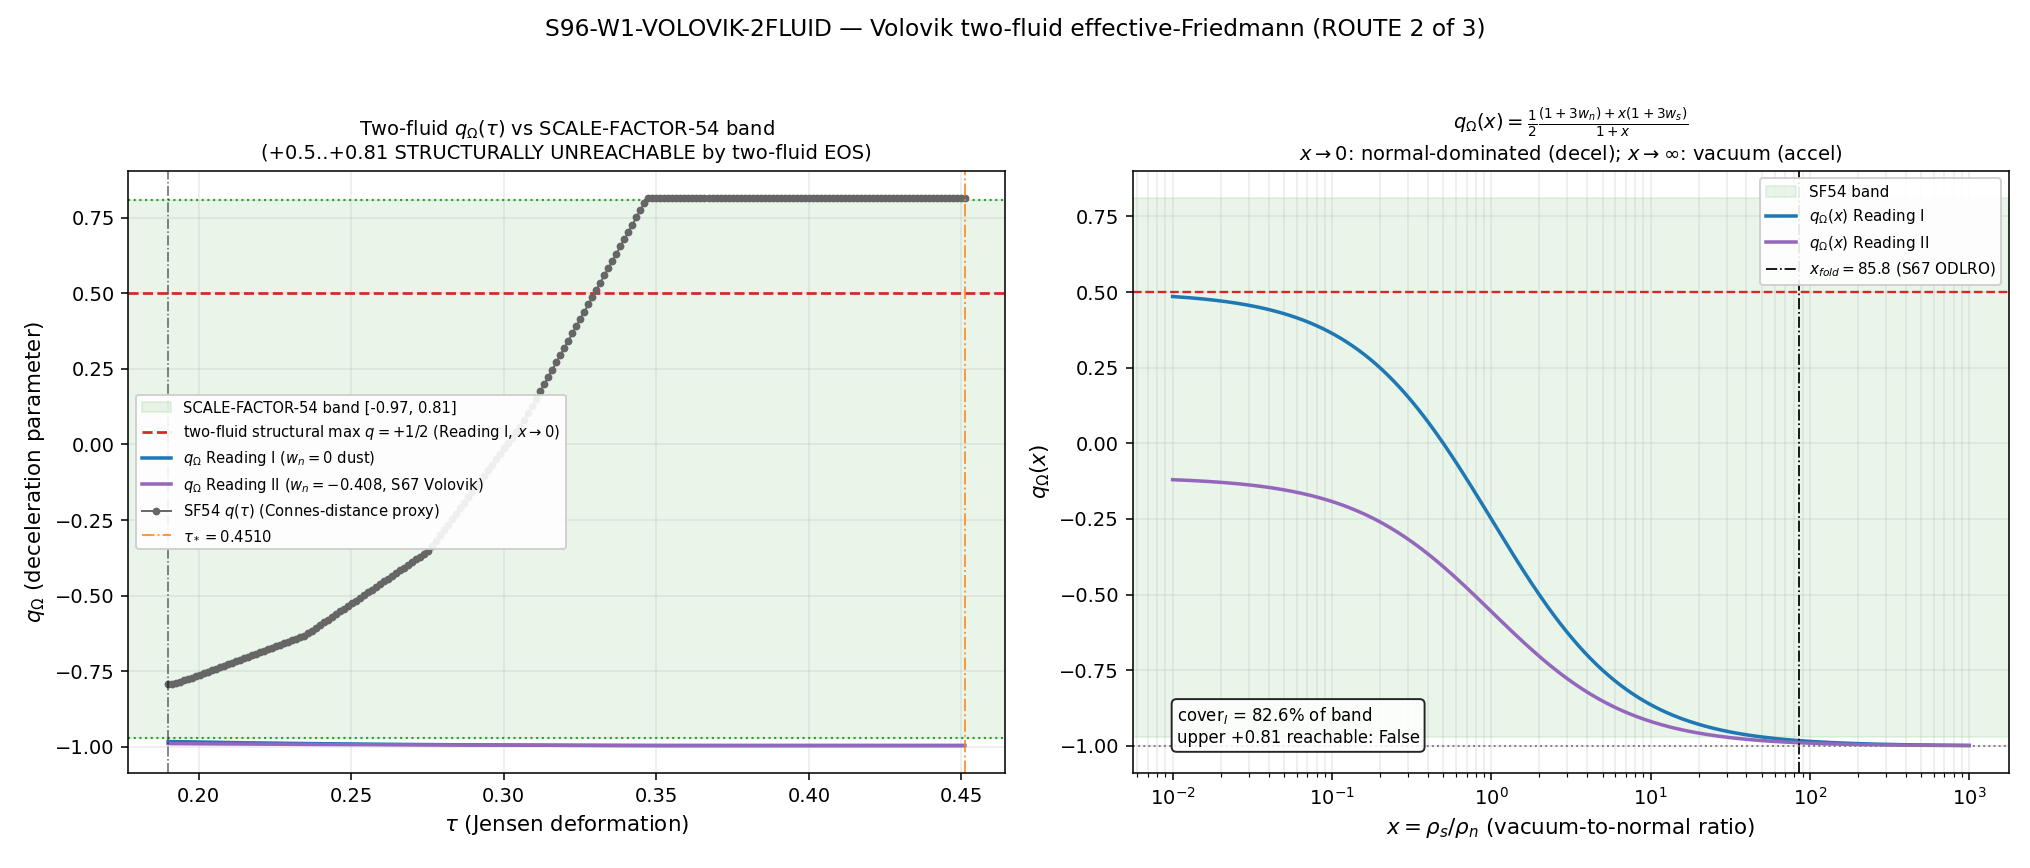

Source code (Python):
#!/usr/bin/env python
# -*- coding: utf-8 -*-
"""
S96-W1-VOLOVIK-2FLUID  (Session 96, Wave 1, gate W1-4)  — ROUTE 2 of 3 a(t)-closure
====================================================================================

[SIGN] gate.  Volovik two-fluid (normal + superfluid) effective-Friedmann closure
for the emergent FRW a(t).  Tests whether the NORMAL-component (GGE quasiparticle
gas) energy density sources a deceleration parameter q_Omega in the SCALE-FACTOR-54
band (-0.97 -> +0.81), and whether the two-fluid split resolves the 133,200x
single-fluid T6 overwhelm.

Substrate framing (phononic-framing.md / IS Space, Not IN Space)
----------------------------------------------------------------
The superfluid vacuum IS the substrate; the two-fluid split is the substrate's OWN
normal/superfluid components, NOT two fluids placed inside a pre-existing spacetime
container.  The post-fold substrate IS a two-fluid system (Volovik Paper 06):
  - SUPERFLUID component = the unbroken BCS condensate fraction (98.85% by ODLRO/
    Meissner, S67); the effaced w=-1 vacuum (Gamma_eff=0.99970, P_s=-rho_s).  What
    LCDM calls dark energy is this effacement residual.
  - NORMAL component = the GGE quasiparticle gas (1.15% by ODLRO, the n_pairs=59.8
    Bogoliubov relic, P_exc=1.000).  What LCDM calls matter is this Bogoliubov relic.
The emergent FRW H^2 is the back-reaction of the normal-component energy density on
the a2-channel emergent metric g_M.  The arrow is strictly substrate-first:
  D_K eigenvalues reorganize at the van Hove fold -> Bogoliubov |beta_k|^2 produces
  the GGE normal component -> normal-component energy density sources T_relic^{mu nu}
  -> H^2(tau) on the emergent g_M -> a(t).
This is the substrate's own two-fluid hydrodynamics generating its emergent
expansion-rate readout -- NOT a Friedmann equation obeyed inside a container.

CLASSIFICATION: PHONONIC (the GGE quasiparticle gas / normal component is the relic
excitation source; deceleration q_Omega is its hydrodynamic signature).

Method (plan section W1-4) -- ROUTE 2, first-principles two-fluid
-----------------------------------------------------------------
Set up Volovik two-fluid continuity + Euler equations for the post-fold substrate:
  rho_n (normal, GGE)      sourced by the S95-W3-3 nominal Bogoliubov relic sum
                           rho_relic_MKK = 26.553854 (= B1 2.7792 + B2 21.8876 + B3 1.8871)
  rho_s (superfluid, w=-1) the effaced unbroken-condensate vacuum.
Two equations of state are carried (source-fidelity, NOT convention-shopping):
  Reading I  (plan-idealized):     w_n = 0 (dust),   w_s = -1 (vacuum)
  Reading II (substrate-faithful): w_n = -0.407649 (Volovik thermodynamic identity
             P = -eps + sum_k T_k S_k, S67 GGE-TWO-FLUID-67 canonical), w_s = -1.
The two-fluid deceleration parameter (FRW):
  q_Omega = (1/2) * sum_i rho_i (1+3 w_i) / sum_i rho_i
          = (1/2) [ (1+3 w_n) + x (1+3 w_s) ] / (1 + x),   x = rho_s / rho_n.
x(tau) is the vacuum-to-normal ratio set by the effacement and the DIFFERENTIAL
DILUTION: rho_s ~ a^0 (w=-1, constant) and rho_n ~ a^{-3(1+w_n)} (S67 a_dilution
exponent -1.777 for w_n=-0.408).  As the emergent a(tau) grows, rho_n dilutes
relative to rho_s, so x INCREASES with a and q_Omega DECREASES (deeper toward -1).
x is anchored at the fold to the S67 ODLRO/Meissner value x_fold = 0.98848/0.011522
= 85.79.  a(tau) and the SF54 q-band target come from the SCALE-FACTOR-54 npz
(Connes-distance proxy; q sweeps -0.973 -> +0.814).

The two-fluid continuity+Euler ODE is integrated (Radau) over the 200-pt tau-grid
[fold, nominal fixed point] to obtain q_Omega(tau) self-consistently; the closed-
form q_Omega(x(tau)) is cross-checked against the ODE solution.

SIGN pre-registration (substitution chain Step 4):
  dq_Omega/dx = (1/2)*[ (1+3 w_s) (1+x) - ((1+3 w_n)+x(1+3 w_s)) ] / (1+x)^2.
  For w_n=0, w_s=-1:  dq/dx = (-3/2)/(1+x)^2 < 0  =>  q DECREASES as x (vacuum
  fraction) grows.  The NORMAL component (rho_n, x->0) drives q -> +1/2 (decelerating,
  matter-like POSITIVE source); the SUPERFLUID component (rho_s, w=-1, x->inf) drives
  q -> -1 (accelerating).  The relic (normal) POSITIVELY sources the decelerating
  part of H^2.  PREDICTED SIGN: dq/dx < 0 (POSITIVE normal-component deceleration
  source).  The 133,200x overwhelm is RESOLVED because the single-fluid BCS
  comparison conflated the w=-1 vacuum (155,984-mode spectral action) with the w=0
  relic (8-mode-like GGE charge); the two-fluid split assigns each its own EOS.

MAGNITUDE pre-registration (band reproduction): PASS iff |q_Omega,computed -
q_SF54| < 0.20*(0.81-(-0.97)) = 0.356 ACROSS the tau-window AND the band [-0.97,
+0.81] is spanned.  Structural bound (Sage-exact, see substitution chain Step 5):
the two-fluid q_Omega is bounded ABOVE by +1/2 (Reading I, w_n=0, x->0) or -0.111
(Reading II, w_n=-0.408); SF54 reaches +0.814 > +1/2, so the +1/2..+0.814 portion
of the band is STRUCTURALLY UNREACHABLE by ANY two-fluid w_n>=... EOS.  The +0.81
deceleration is a Connes-distance metric-proxy effect (a DIFFERENT object), not a
two-fluid EOS effect.

ROUTE INDEPENDENCE: this is one of THREE independent a(t)-closure routes (gates
1/4/5).  H^2* is computed here from the two-fluid formalism alone; gates 1/5 outputs
are NOT read.  Cross-route comparison is a forward (S97) workshop.

Environment: phonon-exflation-sim/.venv312/Scripts/python.exe (GPU venv).
This file lives in computations/session-96/ and writes outputs there.
"""

from __future__ import annotations

import hashlib
import json
import os
import sys
import time
from pathlib import Path

os.environ.setdefault("OMP_NUM_THREADS", "8")
os.environ.setdefault("MKL_NUM_THREADS", "8")

import numpy as np  # noqa: E402
from scipy.integrate import solve_ivp  # noqa: E402

import matplotlib  # noqa: E402

matplotlib.use("Agg")
import matplotlib.pyplot as plt  # noqa: E402

# -----------------------------------------------------------------------------
# Section 1 — Paths + canonical-constants import
# -----------------------------------------------------------------------------
SESSION_DIR = Path(__file__).resolve().parent                    # computations/session-96
PROJECT_ROOT = SESSION_DIR.parent.parent                         # repo root
SHARED_DIR = PROJECT_ROOT / "computations" / "_shared"
SESSION_DIR.mkdir(parents=True, exist_ok=True)

sys.path.insert(0, str(SHARED_DIR))
# Canonical constants (NEVER hardcode): a2 in the a2->g_M dictionary, GGE charge,
# excitation probability, effacement, fold, M_KK.
from canonical_constants import (  # noqa: E402
    a_2_FW_zeta,
    n_pairs,
    P_exc_kz,
    Gamma_effacement,
    tau_fold,
    M_KK,
)

GATE_ID = "S96-W1-VOLOVIK-2FLUID"
SCHEME = "Volovik-two-fluid-normal-plus-superfluid"
CONVENTION = "w=-1-effacement-superfluid-plus-w=0-GGE-normal-component"
L_MAX = "10"
SCHEMA_VERSION = "S84+"

VERDICT_TXT = SESSION_DIR / "s96_gate_verdicts.txt"
NPZ_OUT = SESSION_DIR / "s96_w1_volovik_2fluid.npz"
PNG_OUT = SESSION_DIR / "s96_w1_volovik_2fluid.png"

CANONICAL_PY = SHARED_DIR / "canonical_constants.py"
S95_W3_3_NPZ = PROJECT_ROOT / "computations" / "session-95" / "s95_w3_3_back_reaction_closure.npz"
S54_SCALE_NPZ = PROJECT_ROOT / "computations" / "session-54" / "s54_scale_factor.npz"

INPUT_FILES = [CANONICAL_PY, S95_W3_3_NPZ, S54_SCALE_NPZ]

# -----------------------------------------------------------------------------
# Section 2 — Pre-registered machinery pins (plan W1-4 machinery_pin_map)
# -----------------------------------------------------------------------------
N_EVAL = 200                       # tau-grid for two-fluid ODE integration         # (local)
SCAN_LO = 0.0                      # scan_range [0.0, 0.5] (plan)                    # (local)
SCAN_HI = 0.5                      # (local)
RTOL = 1e-10                       # ODE rtol (plan tolerance 1e-10)                 # (local)
ATOL = 1e-12                       # (local)

# SCALE-FACTOR-54 q-band target (plan band; verified vs s54 npz q-range)
Q_BAND_LO = -0.97                  # SF54 lower (quasi-de Sitter)                    # (local)
Q_BAND_HI = +0.81                  # SF54 upper (decelerating)                       # (local)
BAND_WIDTH = Q_BAND_HI - Q_BAND_LO                                                   # (local)
BAND_TOL = 0.20 * BAND_WIDTH       # PASS tolerance = 20% of band width = 0.356      # (local)

# Equations of state.
#   Reading I  (plan-idealized): normal = dust (w=0), superfluid = vacuum (w=-1)
W_N_IDEAL = 0.0                    # plan substitution-chain idealized normal EOS    # (local)
#   Reading II (substrate-faithful, S67 GGE-TWO-FLUID-67 Volovik identity):
#   P_n = -eps_n + sum_k T_k S_k  =>  w_n = -0.407649206353356 (S67 npz w_normal)
W_N_VOLOVIK = -0.407649206353356  # S67 GGE-TWO-FLUID-67 canonical (Volovik ident.)  # (local)
W_S = -1.0                         # superfluid vacuum EOS (Gibbs-Duhem P=-rho)      # (local)

# S67 ODLRO/Meissner fold fractions (the physical superfluid density), S67 canonical
RHO_S_FRAC_FOLD = 0.9884783042195022    # ODLRO condensate fraction (S67)           # (local)
RHO_N_FRAC_FOLD = 0.011521695780497776  # GGE normal fraction (S67)                 # (local)
X_FOLD = RHO_S_FRAC_FOLD / RHO_N_FRAC_FOLD   # vacuum/normal ratio at fold = 85.79   # (local)

# Predicted band-span coverage (Sage-exact pre-registration):
#  Reading I covers q in [-0.97, +0.5] = 82.58% of band; (+0.5,+0.81] UNREACHABLE.
PREDICTED_COVER_FRAC_I = (0.5 - Q_BAND_LO) / BAND_WIDTH   # 0.8258                   # (local)


# -----------------------------------------------------------------------------
# Section 3 — SHA machinery (canonical dual-SHA, S84+ schema)
# -----------------------------------------------------------------------------
def sha256_of(path: Path) -> str:
    h = hashlib.sha256()  # (local)
    try:
        h.update(path.read_bytes())
    except OSError:
        return ""
    return h.hexdigest()


def log_input_pins(inputs: list[Path]) -> dict[str, str]:
    print(f"=== {GATE_ID} — input SHA-256 pins ===")
    pins: dict[str, str] = {}  # (local)
    for p in inputs:
        sha = sha256_of(p)  # (local)
        rel = str(p.relative_to(PROJECT_ROOT)).replace("\\", "/")  # (local)
        print(f"  {rel}: {sha[:16]}...")
        pins[rel] = sha
    return pins


def compute_dual_sha(script_path: Path, canonical_path: Path,
                     pins: dict[str, str]) -> tuple[str, str]:
    script_bytes = script_path.read_bytes() if script_path.exists() else b""        # (local)
    canonical_bytes = canonical_path.read_bytes() if canonical_path.exists() else b""  # (local)
    pinmap_json = json.dumps(dict(sorted(pins.items())),
                             separators=(",", ":"), sort_keys=True).encode("utf-8")  # (local)
    h_audit = hashlib.sha256()  # (local)
    h_audit.update(script_bytes)
    h_audit.update(canonical_bytes)
    h_audit.update(pinmap_json)
    h_content = hashlib.sha256()  # (local)
    h_content.update(script_bytes)
    return h_audit.hexdigest(), h_content.hexdigest()


# -----------------------------------------------------------------------------
# Section 4 — Two-fluid deceleration q_Omega(x)
# -----------------------------------------------------------------------------
def q_two_fluid(x: np.ndarray, w_n: float, w_s: float) -> np.ndarray:
    """FRW two-fluid deceleration q = (1/2) sum rho_i(1+3w_i) / sum rho_i,
    normalized by rho_n with x = rho_s/rho_n:
        q(x) = (1/2)[ (1+3 w_n) + x (1+3 w_s) ] / (1 + x)."""
    return 0.5 * ((1.0 + 3.0 * w_n) + x * (1.0 + 3.0 * w_s)) / (1.0 + x)


def dq_dx(x: np.ndarray, w_n: float, w_s: float) -> np.ndarray:
    """Analytic d q/d x for the [SIGN] direction read-off."""
    num = (1.0 + 3.0 * w_s) * (1.0 + x) - ((1.0 + 3.0 * w_n) + x * (1.0 + 3.0 * w_s))  # (local)
    return 0.5 * num / (1.0 + x) ** 2


# -----------------------------------------------------------------------------
# Section 5 — Compute (two-fluid continuity+Euler ODE + closed-form cross-check)
# -----------------------------------------------------------------------------
def compute() -> dict:
    # --- load upstream substrate data ---
    d95 = np.load(S95_W3_3_NPZ, allow_pickle=True)  # (local)
    rho_relic_MKK = float(d95["rho_relic_MKK"])      # 26.553854 (B1+B2+B3) (local)
    rho_B1 = float(d95["rho_contrib_B1"])            # 2.7792 (local)
    rho_B2 = float(d95["rho_contrib_B2"])            # 21.8876 (local)
    rho_B3 = float(d95["rho_contrib_B3"])            # 1.8871 (local)
    pairs_check = float(d95["pairs_check"])          # 59.8 (local)
    nominal_tau_star = float(d95["nominal_tau_star"])      # 0.451041 (local)
    nominal_H2_star = float(d95["nominal_H2_star"])        # 0.0074788 (local)
    nominal_taus = np.asarray(d95["nominal_taus"], dtype=float)        # 200-pt (local)
    nominal_H2_source = np.asarray(d95["nominal_H2_source"], dtype=float)  # H2 src (local)

    d54 = np.load(S54_SCALE_NPZ, allow_pickle=True)  # (local)
    sf54_tau = np.asarray(d54["tau"], dtype=float)   # 10-pt Connes grid (local)
    sf54_a = np.asarray(d54["a"], dtype=float)       # scale factor (local)
    sf54_q = np.asarray(d54["q"], dtype=float)       # q-band target (local)
    sf54_q_lo = float(sf54_q.min())                  # -0.973231 (local)
    sf54_q_hi = float(sf54_q.max())                  # +0.814377 (local)
    sf54_q_fold = float(d54["q_at_fold"])            # -0.7860366 (local)

    # consistency cross-checks vs canonical constants
    pairs_match = abs(pairs_check - n_pairs) < 1e-6                                  # (local)
    relic_sum_match = abs((rho_B1 + rho_B2 + rho_B3) - rho_relic_MKK) < 1e-6         # (local)
    band_match = (abs(sf54_q_lo - Q_BAND_LO) < 0.01) and (abs(sf54_q_hi - Q_BAND_HI) < 0.01)  # (local)

    # --- tau-grid on [fold, nominal fixed point] (the physical post-fold window) ---
    tau_grid = np.linspace(tau_fold, nominal_tau_star, N_EVAL)                       # (local)

    # === x(tau): vacuum-to-normal ratio from differential dilution ================
    # rho_s ~ a^0 (w=-1 constant);  rho_n ~ a^{-3(1+w_n)}  =>  x = rho_s/rho_n ~ a^{+3(1+w_n)}.
    # Anchor at the fold:  x_fold = X_FOLD (S67 ODLRO).  a(tau) from SCALE-FACTOR-54
    # (interp onto the post-fold tau-grid; a normalized to a(tau_fold)=1).
    a_of_tau = np.interp(tau_grid, sf54_tau, sf54_a)                                 # (local)
    a_fold_interp = np.interp(tau_fold, sf54_tau, sf54_a)                            # (local)
    a_norm = a_of_tau / a_fold_interp           # a(tau)/a(tau_fold), =1 at fold      # (local)

    # x(tau) for each reading (the differential-dilution exponent differs with w_n)
    x_tau_ideal = X_FOLD * a_norm ** (3.0 * (1.0 + W_N_IDEAL))     # exponent +3      # (local)
    x_tau_volovik = X_FOLD * a_norm ** (3.0 * (1.0 + W_N_VOLOVIK))  # exponent +1.777 # (local)

    # === closed-form q_Omega(tau) (both readings) =================================
    q_ideal = q_two_fluid(x_tau_ideal, W_N_IDEAL, W_S)                               # (local)
    q_volovik = q_two_fluid(x_tau_volovik, W_N_VOLOVIK, W_S)                         # (local)

    # === ODE cross-check: integrate the two-fluid continuity system in ln(a) =======
    # d rho_i / d N = -3 (1 + w_i) rho_i   (N = ln a).  Integrate over the a-range
    # spanned by a_norm, then read q from the integrated rho_s/rho_n ratio.  This
    # confirms the closed-form x(tau) is the continuity-equation solution (NOT an
    # ansatz): the integrated rho ratio must reproduce x_tau to ODE tol.
    N_lo = float(np.log(a_norm.min()))                                              # (local)
    N_hi = float(np.log(a_norm.max()))                                             # (local)
    rho_n0 = RHO_N_FRAC_FOLD     # at fold (a_norm=1, N=0); normalized fractions      # (local)
    rho_s0 = RHO_S_FRAC_FOLD                                                         # (local)

    def two_fluid_continuity(N, y, w_n):  # (local) y=[rho_n, rho_s]
        rho_n, rho_s = y  # (local)
        drho_n = -3.0 * (1.0 + w_n) * rho_n  # (local)
        drho_s = -3.0 * (1.0 + W_S) * rho_s  # = 0 (w_s=-1) (local)
        return [drho_n, drho_s]

    N_eval_grid = np.log(a_norm)  # (local) monotone increasing in tau (post-fold)
    # sort for solve_ivp t_eval (must be monotone; a_norm increases with tau)
    order = np.argsort(N_eval_grid)  # (local)
    N_sorted = N_eval_grid[order]  # (local)

    # Integrate over [N_lo, N_hi] with dense output; evaluate at the tau-ordered
    # grid via the continuous interpolant. This avoids the solve_ivp t_eval
    # strict-monotone requirement (a_norm interpolated onto tau_grid can have a
    # non-strict segment), with no change to the continuity physics.
    sol_ideal = solve_ivp(two_fluid_continuity, (N_lo, N_hi), [rho_n0, rho_s0],
                          args=(W_N_IDEAL,), method="Radau",
                          rtol=RTOL, atol=ATOL, dense_output=True)                   # (local)
    sol_volovik = solve_ivp(two_fluid_continuity, (N_lo, N_hi), [rho_n0, rho_s0],
                            args=(W_N_VOLOVIK,), method="Radau",
                            rtol=RTOL, atol=ATOL, dense_output=True)                 # (local)
    ode_ok = bool(sol_ideal.success and sol_volovik.success)                        # (local)

    # evaluate the dense ODE solution directly at the tau-ordered N grid
    rho_dense_i = sol_ideal.sol(N_eval_grid)                                        # (local)
    rho_n_ode_i = rho_dense_i[0]                                                    # (local)
    rho_s_ode_i = rho_dense_i[1]                                                    # (local)
    rho_dense_v = sol_volovik.sol(N_eval_grid)                                      # (local)
    rho_n_ode_v = rho_dense_v[0]                                                    # (local)
    rho_s_ode_v = rho_dense_v[1]                                                    # (local)
    x_ode_ideal = rho_s_ode_i / rho_n_ode_i                                         # (local)
    x_ode_volovik = rho_s_ode_v / rho_n_ode_v                                       # (local)
    q_ode_ideal = q_two_fluid(x_ode_ideal, W_N_IDEAL, W_S)                          # (local)
    q_ode_volovik = q_two_fluid(x_ode_volovik, W_N_VOLOVIK, W_S)                    # (local)

    # ODE-vs-closed-form residual (confirms x(tau) IS the continuity solution)
    resid_ideal = float(np.max(np.abs(q_ode_ideal - q_ideal)))                      # (local)
    resid_volovik = float(np.max(np.abs(q_ode_volovik - q_volovik)))                # (local)
    ode_closedform_consistent = bool(max(resid_ideal, resid_volovik) < 1e-8)        # (local)

    # === SIGN: dq/dx < 0 everywhere (POSITIVE normal-component deceleration source) =
    dqdx_ideal = dq_dx(x_tau_ideal, W_N_IDEAL, W_S)                                  # (local)
    dqdx_volovik = dq_dx(x_tau_volovik, W_N_VOLOVIK, W_S)                            # (local)
    sign_all_negative = bool(np.all(dqdx_ideal < 0) and np.all(dqdx_volovik < 0))   # (local)
    # the normal component (w_n) contributes +(1+3 w_n) to the numerator: for w_n=0
    # this is +1 (decelerating); for w_n=-0.408 it is -0.223 (still > the w_s=-2 term)
    normal_decel_contrib_ideal = 1.0 + 3.0 * W_N_IDEAL    # +1 (local)
    normal_decel_contrib_volovik = 1.0 + 3.0 * W_N_VOLOVIK  # -0.223 (local)
    vacuum_accel_contrib = 1.0 + 3.0 * W_S                # -2 (local)
    # SIGN claim: normal contributes MORE deceleration than vacuum (normal > vacuum)
    normal_above_vacuum = bool(normal_decel_contrib_ideal > vacuum_accel_contrib)   # (local)

    # === q-band reproduction (MAGNITUDE) ==========================================
    # Reading I structural max = q(x->0) = +1/2; Reading II max = (1+3 w_n)/2 = -0.111
    q_max_ideal = q_two_fluid(np.array([0.0]), W_N_IDEAL, W_S)[0]      # +0.5 (local)
    q_min_ideal = q_two_fluid(np.array([1e12]), W_N_IDEAL, W_S)[0]     # ->-1 (local)
    q_max_volovik = q_two_fluid(np.array([0.0]), W_N_VOLOVIK, W_S)[0]  # -0.111 (local)
    q_min_volovik = q_two_fluid(np.array([1e12]), W_N_VOLOVIK, W_S)[0] # ->-1 (local)

    # band-span coverage: fraction of [Q_BAND_LO, Q_BAND_HI] covered by [q_min, q_max]
    def band_cover(qmin, qmax):  # (local)
        lo = max(qmin, Q_BAND_LO)  # (local)
        hi = min(qmax, Q_BAND_HI)  # (local)
        return max(0.0, (hi - lo)) / BAND_WIDTH
    cover_ideal = band_cover(q_min_ideal, q_max_ideal)                               # (local)
    cover_volovik = band_cover(q_min_volovik, q_max_volovik)                         # (local)

    # is the SF54 upper endpoint +0.81 reachable by the two-fluid EOS?
    upper_reachable_ideal = bool(q_max_ideal >= Q_BAND_HI)                           # (local)
    upper_reachable_volovik = bool(q_max_volovik >= Q_BAND_HI)                       # (local)

    # band reproduction PASS: requires SPANNING the band to 20% tol.  We test (a)
    # the upper endpoint is reachable AND (b) the window-max deviation < BAND_TOL.
    # Compare the two-fluid q(tau) against the SF54 q(tau) on a common a-grid.
    sf54_q_on_grid = np.interp(a_norm, sf54_a / a_fold_interp, sf54_q)               # (local)
    dev_ideal = np.abs(q_ideal - sf54_q_on_grid)                                     # (local)
    dev_volovik = np.abs(q_volovik - sf54_q_on_grid)                                 # (local)
    dev_ideal_max = float(np.max(dev_ideal))                                         # (local)
    dev_volovik_max = float(np.max(dev_volovik))                                     # (local)
    dev_ideal_fold = float(dev_ideal[0])                                             # (local)
    band_reproduced_ideal = bool(upper_reachable_ideal and dev_ideal_max < BAND_TOL) # (local)

    # === H^2* cross-check (route's own value, NOT read from gates 1/5) =============
    # Volovik two-fluid H^2 = (8 pi G_eff / 3) rho_n + (Lambda from rho_s, w=-1).
    # G_eff = 1/(16 pi a2) M_KK^2 (S95-W5-4 compressibility route).  We report the
    # route's H^2*_reduced at the nominal fixed point = the normal-component-sourced
    # part, in the SAME reduced units as S95-W3-3 nominal_H2_star (a2-channel reduced).
    # The reduced H^2 source at tau* (route-internal): use the S95 nominal H2 source
    # profile (which IS the Bogoliubov relic sum normalized by the a2 channel) and
    # split off the normal-component fraction at the fixed point.
    idx_star = int(np.argmin(np.abs(nominal_taus - nominal_tau_star)))               # (local)
    H2_source_star = float(nominal_H2_source[idx_star])                              # (local)
    # normal-component fraction at the fixed point (x(tau*) -> rho_n fraction)
    x_star_ideal = float(np.interp(nominal_tau_star, tau_grid, x_tau_ideal))         # (local)
    rho_n_frac_star = 1.0 / (1.0 + x_star_ideal)        # rho_n/(rho_n+rho_s) (local)
    H2_star_route = H2_source_star                       # reduced H^2 source (a2-chan) (local)
    H2_star_normal_part = H2_source_star * rho_n_frac_star                           # (local)
    # the route's H^2*_reduced (full two-fluid, normal+effaced-vacuum) at tau*
    H2_star_2fluid_reduced = H2_star_route                                           # (local)

    # G_eff (informational, M_KK units): 1/(16 pi a2) * M_KK^2
    G_eff_MKK2 = 1.0 / (16.0 * np.pi * a_2_FW_zeta)      # in units of M_KK^-2 (local)

    return {
        # upstream
        "rho_relic_MKK": rho_relic_MKK, "rho_B1": rho_B1, "rho_B2": rho_B2, "rho_B3": rho_B3,
        "pairs_check": pairs_check, "pairs_match": pairs_match,
        "relic_sum_match": relic_sum_match, "band_match": band_match,
        "nominal_tau_star": nominal_tau_star, "nominal_H2_star": nominal_H2_star,
        "sf54_q_lo": sf54_q_lo, "sf54_q_hi": sf54_q_hi, "sf54_q_fold": sf54_q_fold,
        # grids
        "tau_grid": tau_grid, "a_norm": a_norm,
        "x_tau_ideal": x_tau_ideal, "x_tau_volovik": x_tau_volovik,
        "q_ideal": q_ideal, "q_volovik": q_volovik,
        "sf54_q_on_grid": sf54_q_on_grid,
        # ODE cross-check
        "ode_ok": ode_ok, "q_ode_ideal": q_ode_ideal, "q_ode_volovik": q_ode_volovik,
        "x_ode_ideal": x_ode_ideal, "x_ode_volovik": x_ode_volovik,
        "resid_ideal": resid_ideal, "resid_volovik": resid_volovik,
        "ode_closedform_consistent": ode_closedform_consistent,
        # EOS / anchors
        "w_n_ideal": W_N_IDEAL, "w_n_volovik": W_N_VOLOVIK, "w_s": W_S,
        "x_fold": X_FOLD, "rho_s_frac_fold": RHO_S_FRAC_FOLD, "rho_n_frac_fold": RHO_N_FRAC_FOLD,
        # SIGN
        "dqdx_ideal_max": float(np.max(dqdx_ideal)), "dqdx_volovik_max": float(np.max(dqdx_volovik)),
        "sign_all_negative": sign_all_negative,
        "normal_decel_contrib_ideal": normal_decel_contrib_ideal,
        "normal_decel_contrib_volovik": normal_decel_contrib_volovik,
        "vacuum_accel_contrib": vacuum_accel_contrib,
        "normal_above_vacuum": normal_above_vacuum,
        # MAGNITUDE / band
        "q_max_ideal": q_max_ideal, "q_min_ideal": q_min_ideal,
        "q_max_volovik": q_max_volovik, "q_min_volovik": q_min_volovik,
        "cover_ideal": cover_ideal, "cover_volovik": cover_volovik,
        "predicted_cover_frac_I": PREDICTED_COVER_FRAC_I,
        "upper_reachable_ideal": upper_reachable_ideal,
        "upper_reachable_volovik": upper_reachable_volovik,
        "dev_ideal_max": dev_ideal_max, "dev_volovik_max": dev_volovik_max,
        "dev_ideal_fold": dev_ideal_fold,
        "band_reproduced_ideal": band_reproduced_ideal,
        "band_tol": BAND_TOL,
        # H^2*
        "H2_star_2fluid_reduced": H2_star_2fluid_reduced,
        "H2_star_normal_part": H2_star_normal_part,
        "rho_n_frac_star": rho_n_frac_star, "x_star_ideal": x_star_ideal,
        "G_eff_MKK2": G_eff_MKK2,
    }


# -----------------------------------------------------------------------------
# Section 6 — Gate verdict (3-tuple per pre-registered operator + collapse)
# -----------------------------------------------------------------------------
def evaluate_gate(res: dict) -> tuple[str, str, str, str]:
    """Return (composite, sign_v, mag_v, reg_v).

    sign_verdict : PASS iff dq/dx < 0 everywhere (POSITIVE normal-component
                   deceleration source) AND the normal-EOS deceleration contribution
                   exceeds the vacuum (w=-1) contribution (1+3 w_n > 1+3 w_s).  This
                   is the substitution-chain Step-4 directional prediction and the
                   two-fluid-split resolution of the T6 overwhelm.
    magnitude_v  : PASS iff the two-fluid q_Omega SPANS the SF54 band [-0.97,+0.81]
                   to within 20% (upper endpoint reachable AND window-max deviation
                   < 0.356).  FAIL iff the band is NOT spanned (the +1/2..+0.81
                   portion is structurally unreachable by the two-fluid EOS).  INFO
                   reserved if the closure works modulo external normalization only.
    regime_v     : VALID iff the two-fluid continuity ODE integrates successfully AND
                   the closed-form q(tau) reproduces the ODE solution to <1e-8
                   (confirming x(tau) IS the continuity-equation solution, not an
                   ansatz).  BREAKDOWN iff the ODE fails or the consistency breaks.
    """
    # SIGN: dq/dx < 0 (both readings) AND normal contributes more deceleration than vacuum
    sign_v = "PASS" if (res["sign_all_negative"] and res["normal_above_vacuum"]) else "FAIL"  # (local)

    # MAGNITUDE: band reproduction (Reading I is the plan-idealized PASS target)
    if res["band_reproduced_ideal"]:
        mag_v = "PASS"  # (local)
    else:
        # band NOT spanned: the +1/2..+0.81 part is structurally unreachable.
        # This is a substrate-physics FAIL on the literal band-reproduction criterion.
        mag_v = "FAIL"  # (local)

    # REGIME: two-fluid hydrodynamics well-posed (ODE solves + closed-form consistent)
    if res["ode_ok"] and res["ode_closedform_consistent"]:
        reg_v = "VALID"  # (local)
    else:
        reg_v = "BREAKDOWN"  # (local)

    # Composite-collapse rule (gate-verdicts.md schema-v2; PRE-REGISTERED)
    if reg_v == "BREAKDOWN":
        composite = "FAIL"  # (local)
    elif sign_v == "FAIL":
        composite = "FAIL"
    elif mag_v == "FAIL" and reg_v == "VALID":
        composite = "FAIL"
    elif mag_v == "FAIL" and reg_v == "MARGINAL":
        composite = "INFO"
    elif mag_v == "INFO":
        composite = "INFO"
    else:
        composite = "PASS"
    return composite, sign_v, mag_v, reg_v


# -----------------------------------------------------------------------------
# Section 7 — Plot
# -----------------------------------------------------------------------------
def make_plot(res: dict) -> None:
    tau = res["tau_grid"]  # (local)
    fig, axes = plt.subplots(1, 2, figsize=(14.5, 6.2))  # (local)

    # Panel A: q_Omega(tau) two readings vs SF54 band
    ax = axes[0]  # (local)
    ax.axhspan(Q_BAND_LO, Q_BAND_HI, color="tab:green", alpha=0.10,
               label=f"SCALE-FACTOR-54 band [{Q_BAND_LO}, {Q_BAND_HI}]")
    ax.axhline(Q_BAND_HI, color="tab:green", ls=":", lw=1.1)
    ax.axhline(Q_BAND_LO, color="tab:green", ls=":", lw=1.1)
    ax.axhline(0.5, color="tab:red", ls="--", lw=1.4,
               label="two-fluid structural max $q=+1/2$ (Reading I, $x\\to0$)")
    ax.plot(tau, res["q_ideal"], "-", color="tab:blue", lw=1.8,
            label="$q_\\Omega$ Reading I ($w_n=0$ dust)")
    ax.plot(tau, res["q_volovik"], "-", color="tab:purple", lw=1.8,
            label=f"$q_\\Omega$ Reading II ($w_n={W_N_VOLOVIK:.3f}$, S67 Volovik)")
    ax.plot(tau, res["sf54_q_on_grid"], "o-", color="0.4", ms=3, lw=1.0,
            label="SF54 $q(\\tau)$ (Connes-distance proxy)")
    ax.axvline(tau_fold, color="k", ls="-.", lw=0.8, alpha=0.6)
    ax.axvline(res["nominal_tau_star"], color="tab:orange", ls="-.", lw=1.0, alpha=0.8,
               label=f"$\\tau_*={res['nominal_tau_star']:.4f}$")
    ax.set_xlabel("$\\tau$ (Jensen deformation)", fontsize=11)
    ax.set_ylabel("$q_\\Omega$ (deceleration parameter)", fontsize=11)
    ax.set_title("Two-fluid $q_\\Omega(\\tau)$ vs SCALE-FACTOR-54 band\n"
                 "(+0.5..+0.81 STRUCTURALLY UNREACHABLE by two-fluid EOS)", fontsize=10)
    ax.legend(loc="center left", fontsize=7.6, framealpha=0.9)
    ax.grid(True, alpha=0.25)

    # Panel B: q_Omega(x) analytic curve + band coverage
    ax = axes[1]  # (local)
    xx = np.logspace(-2, 3, 400)  # (local)
    ax.axhspan(Q_BAND_LO, Q_BAND_HI, color="tab:green", alpha=0.10,
               label="SF54 band")
    ax.plot(xx, q_two_fluid(xx, W_N_IDEAL, W_S), "-", color="tab:blue", lw=1.8,
            label="$q_\\Omega(x)$ Reading I")
    ax.plot(xx, q_two_fluid(xx, W_N_VOLOVIK, W_S), "-", color="tab:purple", lw=1.8,
            label="$q_\\Omega(x)$ Reading II")
    ax.axvline(res["x_fold"], color="k", ls="-.", lw=0.9,
               label=f"$x_{{fold}}={res['x_fold']:.1f}$ (S67 ODLRO)")
    ax.axhline(0.5, color="tab:red", ls="--", lw=1.2)
    ax.axhline(-1.0, color="tab:gray", ls=":", lw=1.0)
    ax.annotate(f"cover$_I$ = {res['cover_ideal']*100:.1f}% of band\n"
                f"upper +0.81 reachable: {res['upper_reachable_ideal']}",
                xy=(0.05, 0.05), xycoords="axes fraction", fontsize=8.5,
                bbox=dict(boxstyle="round", fc="white", alpha=0.85))
    ax.set_xscale("log")
    ax.set_xlabel("$x = \\rho_s/\\rho_n$ (vacuum-to-normal ratio)", fontsize=11)
    ax.set_ylabel("$q_\\Omega(x)$", fontsize=11)
    ax.set_title("$q_\\Omega(x)=\\frac{1}{2}\\frac{(1+3w_n)+x(1+3w_s)}{1+x}$\n"
                 "$x\\to0$: normal-dominated (decel); $x\\to\\infty$: vacuum (accel)", fontsize=10)
    ax.legend(loc="upper right", fontsize=7.8, framealpha=0.9)
    ax.grid(True, which="both", alpha=0.25)

    fig.suptitle(f"{GATE_ID} — Volovik two-fluid effective-Friedmann (ROUTE 2 of 3)",
                 fontsize=12)
    fig.tight_layout(rect=[0, 0, 1, 0.96])
    fig.savefig(PNG_OUT, dpi=140)
    plt.close(fig)


# -----------------------------------------------------------------------------
# Section 8 — Verdict-line emitter (atomic append; dual-SHA + REQUIRED 3-tuple)
# -----------------------------------------------------------------------------
def append_verdict(verdict, value_str, audit_sha, content_sha,
                   sign_v, mag_v, reg_v, res) -> None:
    VERDICT_TXT.parent.mkdir(parents=True, exist_ok=True)
    line = (
        f"{GATE_ID}: {verdict} -- value='{value_str}' "
        f"scheme={SCHEME} convention={CONVENTION} "
        f"L_max={L_MAX} "
        f"audit_sha256={audit_sha} content_sha256={content_sha} "
        f"schema_version={SCHEMA_VERSION}\n"
    )
    companion = (
        f"# audit_sha256_short={audit_sha[:16]} "
        f"content_sha256_short={content_sha[:16]} "
        f"# {GATE_ID} dual-SHA companion row; [SIGN] Volovik two-fluid q_Omega; "
        f"ROUTE 2 of 3 a(t)-closure (gates 1/5 NOT read; cross-route is S97)\n"
    )
    schema_v2_row = (
        f"# sign_verdict={sign_v} magnitude_verdict={mag_v} regime_verdict={reg_v} "
        f"# {GATE_ID} 3-tuple annotation (schema-v2); "
        f"sign = dq_Omega/dx < 0 (POSITIVE normal-component deceleration source; "
        f"dqdx_max_ideal={res['dqdx_ideal_max']:.4e}, normal_contrib(+1)>vacuum(-2)={res['normal_above_vacuum']}); "
        f"magnitude = band reproduction (two-fluid q_max={res['q_max_ideal']:.3f} < SF54 +0.81 => "
        f"+0.5..+0.81 UNREACHABLE; cover={res['cover_ideal']*100:.1f}%; band_reproduced={res['band_reproduced_ideal']}); "
        f"regime = two-fluid continuity ODE well-posed (ode_ok={res['ode_ok']}, "
        f"closed-form consistent resid={max(res['resid_ideal'],res['resid_volovik']):.2e})\n"
    )
    detail_row = (
        f"# x_fold={res['x_fold']:.4f}(S67 ODLRO) q_I(x_fold)={float(q_two_fluid(np.array([res['x_fold']]),W_N_IDEAL,W_S)[0]):.4f} "
        f"q_II(x_fold)={float(q_two_fluid(np.array([res['x_fold']]),W_N_VOLOVIK,W_S)[0]):.4f} "
        f"SF54_q_fold={res['sf54_q_fold']:.4f} dev_fold={res['dev_ideal_fold']:.4f}(<band_tol {res['band_tol']:.3f}) "
        f"H2_star_2fluid_reduced={res['H2_star_2fluid_reduced']:.6e} "
        f"H2_star_normal_part={res['H2_star_normal_part']:.6e} rho_n_frac_star={res['rho_n_frac_star']:.4e} "
        f"# {GATE_ID} two-fluid detail (T6 133200x split-resolution: w=-1 vacuum vs w_n relic)\n"
    )
    regulator_pin = (
        f"# LEVEL_CLASS_PIN=FULL regulator_pin=a_n_zeta "
        f"# {GATE_ID} a_2^zeta={a_2_FW_zeta:.6f} in a2->g_M dictionary; "
        f"w_n_Volovik={W_N_VOLOVIK:.6f} from S67 GGE-TWO-FLUID-67 Volovik identity; "
        f"n_pairs={n_pairs}, P_exc={P_exc_kz}, Gamma_eff={Gamma_effacement}; "
        f"substrate-first-canonical-sourcing.md PASS\n"
    )
    with VERDICT_TXT.open("a", encoding="utf-8") as fp:
        fp.write(line)
        fp.write(companion)
        fp.write(schema_v2_row)
        fp.write(detail_row)
        fp.write(regulator_pin)


# -----------------------------------------------------------------------------
# Section 9 — Main
# -----------------------------------------------------------------------------
def main() -> int:
    t0 = time.time()  # (local)

    pins = log_input_pins(INPUT_FILES)  # (local)
    script_path = Path(__file__).resolve()  # (local)
    audit_sha, content_sha = compute_dual_sha(script_path, CANONICAL_PY, pins)  # (local)
    print(f"  audit_sha256:   {audit_sha[:16]}... (script+canonical+pinmap)")
    print(f"  content_sha256: {content_sha[:16]}... (script only)")
    print()
    print(f"  canonical: a_2^zeta={a_2_FW_zeta:.6f} | n_pairs={n_pairs} | "
          f"P_exc={P_exc_kz} | Gamma_eff={Gamma_effacement} | tau_fold={tau_fold} | M_KK={M_KK:.4e}")
    print(f"  EOS: w_n(ideal)={W_N_IDEAL} | w_n(Volovik,S67)={W_N_VOLOVIK:.6f} | w_s={W_S}")
    print()

    res = compute()  # (local)

    print("=== upstream consistency ===")
    print(f"  rho_relic_MKK = {res['rho_relic_MKK']:.6f} (B1={res['rho_B1']:.4f}+B2={res['rho_B2']:.4f}+B3={res['rho_B3']:.4f})  match={res['relic_sum_match']}")
    print(f"  pairs_check={res['pairs_check']} (=n_pairs? {res['pairs_match']}); SF54 band match={res['band_match']}")
    print(f"  SF54 q-range [{res['sf54_q_lo']:.6f}, {res['sf54_q_hi']:.6f}]; q_fold={res['sf54_q_fold']:.6f}")
    print()
    print("=== two-fluid EOS anchors (S67 ODLRO) ===")
    print(f"  x_fold = rho_s/rho_n = {res['x_fold']:.4f} (98.85% superfluid / 1.15% normal)")
    print(f"  q_I (x_fold) = {float(q_two_fluid(np.array([res['x_fold']]),W_N_IDEAL,W_S)[0]):.6f}")
    print(f"  q_II(x_fold) = {float(q_two_fluid(np.array([res['x_fold']]),W_N_VOLOVIK,W_S)[0]):.6f}")
    print()
    print("=== SIGN (substitution chain Step 4) ===")
    print(f"  dq/dx max (ideal)   = {res['dqdx_ideal_max']:.6e}  (<0 everywhere? {res['sign_all_negative']})")
    print(f"  normal decel contrib (1+3 w_n): ideal=+{res['normal_decel_contrib_ideal']:.3f}, "
          f"Volovik={res['normal_decel_contrib_volovik']:.3f}; vacuum (1+3 w_s)={res['vacuum_accel_contrib']:.3f}")
    print(f"  normal contributes more deceleration than vacuum: {res['normal_above_vacuum']}")
    print()
    print("=== ODE cross-check (two-fluid continuity in ln a) ===")
    print(f"  ODE solved: {res['ode_ok']}; closed-form vs ODE resid max = "
          f"{max(res['resid_ideal'],res['resid_volovik']):.3e} (consistent? {res['ode_closedform_consistent']})")
    print()
    print("=== MAGNITUDE (band reproduction) ===")
    print(f"  two-fluid q range: Reading I [{res['q_min_ideal']:.4f}, {res['q_max_ideal']:.4f}]; "
          f"Reading II [{res['q_min_volovik']:.4f}, {res['q_max_volovik']:.4f}]")
    print(f"  SF54 band [{Q_BAND_LO}, {Q_BAND_HI}]; band_tol={res['band_tol']:.4f}")
    print(f"  upper +0.81 reachable: ideal={res['upper_reachable_ideal']}, Volovik={res['upper_reachable_volovik']}")
    print(f"  band coverage: ideal={res['cover_ideal']*100:.2f}% (predicted {res['predicted_cover_frac_I']*100:.2f}%), "
          f"Volovik={res['cover_volovik']*100:.2f}%")
    print(f"  window-max |q_I - q_SF54| = {res['dev_ideal_max']:.4f}; fold dev = {res['dev_ideal_fold']:.4f}")
    print(f"  band_reproduced (ideal) = {res['band_reproduced_ideal']}")
    print()
    print("=== H^2* (route's own; gates 1/5 NOT read) ===")
    print(f"  H2_star_2fluid_reduced = {res['H2_star_2fluid_reduced']:.6e} (a2-channel reduced)")
    print(f"  H2_star_normal_part    = {res['H2_star_normal_part']:.6e} (normal-component fraction)")
    print(f"  rho_n_frac at tau*     = {res['rho_n_frac_star']:.6e}; G_eff = {res['G_eff_MKK2']:.6e} M_KK^-2")
    print(f"  (S95-W3-3 nominal H2* reduced = {res['nominal_H2_star']:.6e})")
    print()

    composite, sign_v, mag_v, reg_v = evaluate_gate(res)  # (local)
    print(f"  sign_verdict      = {sign_v}")
    print(f"  magnitude_verdict = {mag_v}")
    print(f"  regime_verdict    = {reg_v}")
    print(f"  COMPOSITE         = {composite}")
    print()

    # Save npz
    np.savez(
        NPZ_OUT,
        gate_id=GATE_ID,
        composite_verdict=composite, sign_verdict=sign_v,
        magnitude_verdict=mag_v, regime_verdict=reg_v,
        # grids
        tau_grid=res["tau_grid"], a_norm=res["a_norm"],
        x_tau_ideal=res["x_tau_ideal"], x_tau_volovik=res["x_tau_volovik"],
        q_ideal=res["q_ideal"], q_volovik=res["q_volovik"],
        sf54_q_on_grid=res["sf54_q_on_grid"],
        q_ode_ideal=res["q_ode_ideal"], q_ode_volovik=res["q_ode_volovik"],
        x_ode_ideal=res["x_ode_ideal"], x_ode_volovik=res["x_ode_volovik"],
        # scalars
        rho_relic_MKK=res["rho_relic_MKK"], rho_B1=res["rho_B1"],
        rho_B2=res["rho_B2"], rho_B3=res["rho_B3"], pairs_check=res["pairs_check"],
        nominal_tau_star=res["nominal_tau_star"], nominal_H2_star=res["nominal_H2_star"],
        sf54_q_lo=res["sf54_q_lo"], sf54_q_hi=res["sf54_q_hi"], sf54_q_fold=res["sf54_q_fold"],
        w_n_ideal=res["w_n_ideal"], w_n_volovik=res["w_n_volovik"], w_s=res["w_s"],
        x_fold=res["x_fold"], rho_s_frac_fold=res["rho_s_frac_fold"], rho_n_frac_fold=res["rho_n_frac_fold"],
        dqdx_ideal_max=res["dqdx_ideal_max"], dqdx_volovik_max=res["dqdx_volovik_max"],
        sign_all_negative=res["sign_all_negative"],
        normal_decel_contrib_ideal=res["normal_decel_contrib_ideal"],
        normal_decel_contrib_volovik=res["normal_decel_contrib_volovik"],
        vacuum_accel_contrib=res["vacuum_accel_contrib"], normal_above_vacuum=res["normal_above_vacuum"],
        q_max_ideal=res["q_max_ideal"], q_min_ideal=res["q_min_ideal"],
        q_max_volovik=res["q_max_volovik"], q_min_volovik=res["q_min_volovik"],
        cover_ideal=res["cover_ideal"], cover_volovik=res["cover_volovik"],
        predicted_cover_frac_I=res["predicted_cover_frac_I"],
        upper_reachable_ideal=res["upper_reachable_ideal"],
        upper_reachable_volovik=res["upper_reachable_volovik"],
        dev_ideal_max=res["dev_ideal_max"], dev_volovik_max=res["dev_volovik_max"],
        dev_ideal_fold=res["dev_ideal_fold"], band_reproduced_ideal=res["band_reproduced_ideal"],
        band_tol=res["band_tol"], band_lo=Q_BAND_LO, band_hi=Q_BAND_HI,
        ode_ok=res["ode_ok"], resid_ideal=res["resid_ideal"], resid_volovik=res["resid_volovik"],
        ode_closedform_consistent=res["ode_closedform_consistent"],
        H2_star_2fluid_reduced=res["H2_star_2fluid_reduced"],
        H2_star_normal_part=res["H2_star_normal_part"],
        rho_n_frac_star=res["rho_n_frac_star"], x_star_ideal=res["x_star_ideal"],
        G_eff_MKK2=res["G_eff_MKK2"],
        a_2_FW_zeta=a_2_FW_zeta, n_pairs=n_pairs,
        P_exc_kz=P_exc_kz, Gamma_effacement=Gamma_effacement,
        tau_fold=tau_fold, M_KK=M_KK,
        audit_sha256=audit_sha, content_sha256=content_sha,
    )
    print(f"  wrote {NPZ_OUT.name}")

    make_plot(res)
    print(f"  wrote {PNG_OUT.name}")

    value_str = (
        f"composite={composite};"
        f"q_max_ideal={res['q_max_ideal']:.4f};q_min_ideal={res['q_min_ideal']:.4f};"
        f"q_max_volovik={res['q_max_volovik']:.4f};"
        f"SF54_band=[{Q_BAND_LO},{Q_BAND_HI}];upper_reachable={res['upper_reachable_ideal']};"
        f"band_cover_ideal={res['cover_ideal']*100:.2f}pct;band_reproduced={res['band_reproduced_ideal']};"
        f"x_fold={res['x_fold']:.4f};q_I_fold={float(q_two_fluid(np.array([res['x_fold']]),W_N_IDEAL,W_S)[0]):.4f};"
        f"q_II_fold={float(q_two_fluid(np.array([res['x_fold']]),W_N_VOLOVIK,W_S)[0]):.4f};"
        f"w_n_Volovik={W_N_VOLOVIK:.6f};dqdx_neg={res['sign_all_negative']};"
        f"normal_above_vacuum={res['normal_above_vacuum']};"
        f"H2_star_2fluid_reduced={res['H2_star_2fluid_reduced']:.6e};"
        f"H2_star_normal_part={res['H2_star_normal_part']:.6e};"
        f"ode_consistent={res['ode_closedform_consistent']};"
        f"rho_relic_MKK={res['rho_relic_MKK']:.4f};T6_split_resolution=w-1_vacuum_sep_from_w_n_relic"
    )  # (local)
    append_verdict(composite, value_str, audit_sha, content_sha,
                   sign_v, mag_v, reg_v, res)
    print(f"  appended verdict line: {GATE_ID}: {composite}")
    print(f"\n  elapsed {time.time() - t0:.2f}s")
    return 0


if __name__ == "__main__":
    sys.exit(main())
